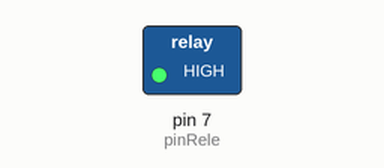
A sketch run on a simulated Arduino Uno, built with avr-gcc and run on an emulated ATmega328P. Shown: switched loads named in the sketch (green lamp = pin HIGH). Dashed ring = blinking.

Above: at 0.5 s.
Timing chart, 0 to 4.6 s (numbered marks = the images above):
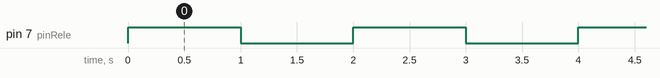

Measured:
- by itself, pin 7 (pinRele): alternates HIGH for 1.0 s and LOW for 1.0 s

The sketch:

Rele.ino
```cpp
/* Kit Bricogeek
*
* conexion rele
*
* by @javacasm
 */

#define pinRele 7

void setup() {
  pinMode(pinRele,OUTPUT);


}

void loop() {

  digitalWrite(pinRele,HIGH);
  delay(1000);
  digitalWrite(pinRele,LOW);
  delay(1000);
}
```
